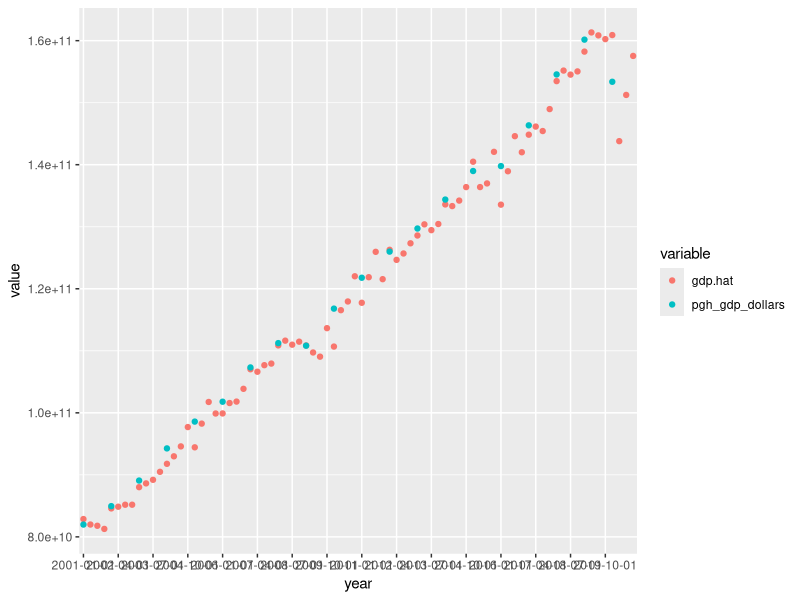
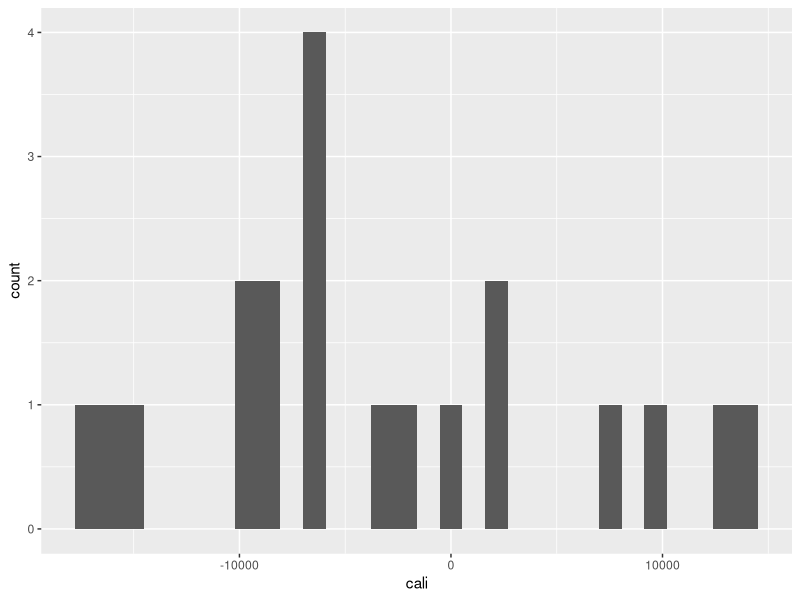
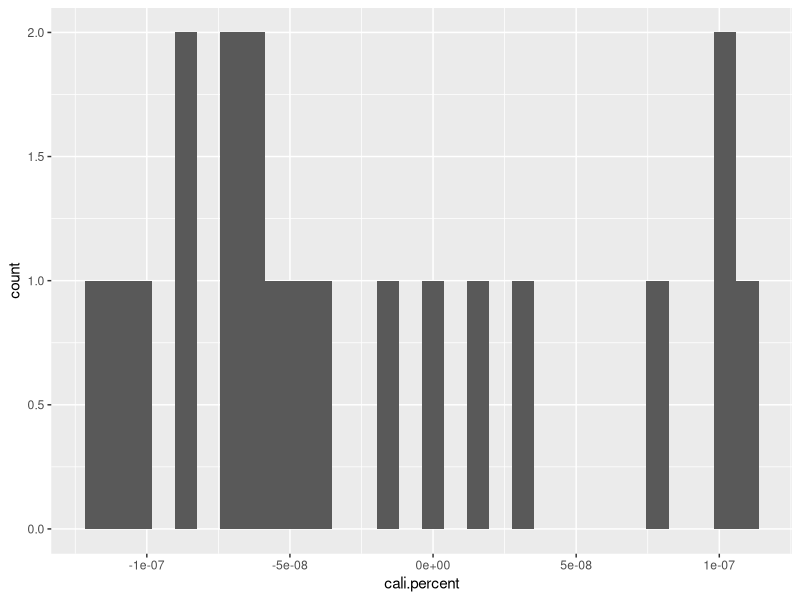
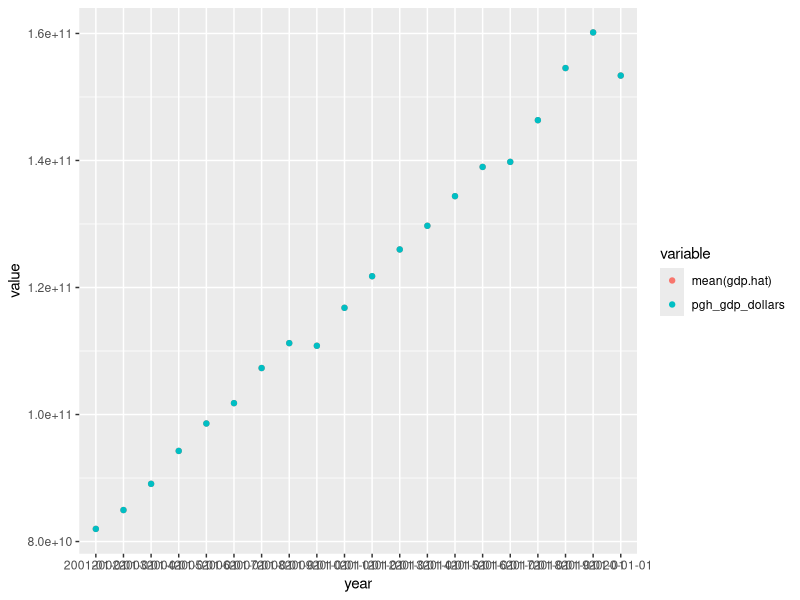
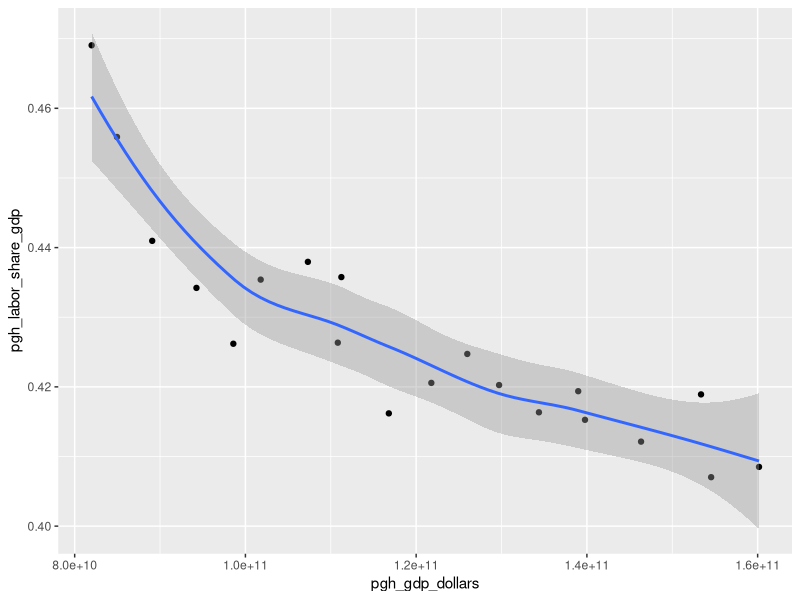
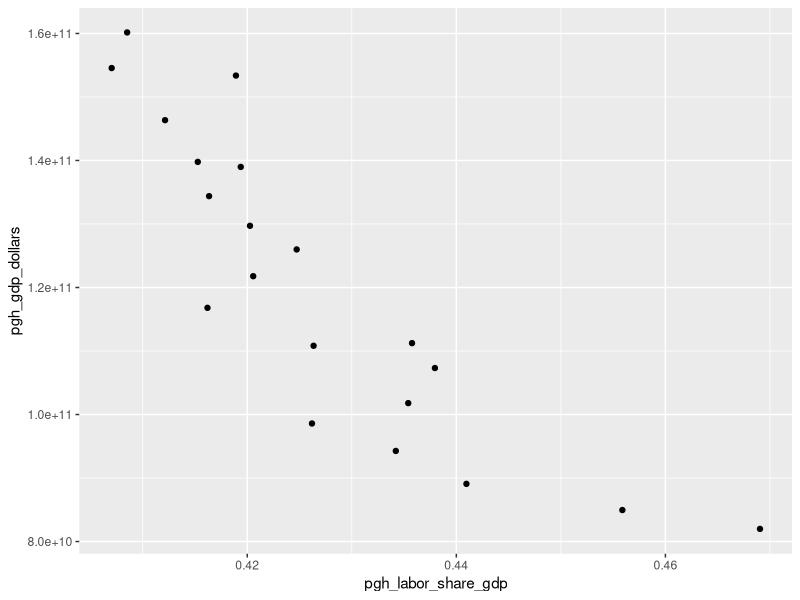

Generate these figures, in order, with R:
## ---- chunk 1
rm(list=ls())
library(tidyverse) 
library(dbplyr) 
library(ggthemes)
library(ggplot2) 

##rm(list=ls())
q.wages <- read.csv("SCAN/quarterly.wages.csv") 
a.wage.data <- read.csv("SCAN/annual.wages.data.csv") 

df <- full_join(q.wages, a.wage.data)
## ---- chunk 2
df$year1 <- substr(df$year, 1, 4)

df$pgh.l.s.g <- df$pgh_labor_share_gdp
df2 <- df %>% 
  fill(pgh.l.s.g)

df2 <- df2 %>% 
  filter(year1 >= 2001 & year < 2021) 
df2$gdp.hat <- ((4 * df2$q_wages_dollars) / (df2$pgh.l.s.g)) 

g <- df2 %>% 
  group_by(year1) %>% 
  summarise(mean(gdp.hat)) 

df3 <- full_join(df2, g)

df3$cali <- df3$pgh_gdp_dollars - df3$`mean(gdp.hat)`

summary(df3$cali)

# make a difference/total real gdp for percent difference 

df3$cali.percent <- df3$cali / df3$pgh_gdp_dollars
## ---- chunk 3
# output calibration values in dollars 
df3$cali.percent.subset <- ifelse(is.na(df3$cali.percent), 0, 
                                  1)
df3.y <- df3 %>% 
  filter(cali.percent.subset == 1)

df3.y$cali

a <- df3.y$year1
a
# inputs
gdp.comp.graph <- df3 %>% 
  select("year", "gdp.hat", "pgh_gdp_dollars") %>% 
  gather(key = "variable", value = "value", -year)
gdp.comp.graph$year <- as.character.Date(gdp.comp.graph$year)

gdp.comp.graph$year1 <- substr(gdp.comp.graph$year, 1, 4)

p2 <- ggplot(data = gdp.comp.graph, mapping = aes(x = year, y = value)) 
p2 + geom_point(aes(color = variable)) + 
  scale_x_discrete(breaks = gdp.comp.graph$year[c(T,F,F,F,F)]) 

## ---- chunk 4
# graph calibration values 
p <- ggplot(data = df3, mapping = aes(x = cali))
p + geom_histogram()

p.p <- ggplot(data = df3, mapping = aes(x = cali.percent))
p.p + geom_histogram() 
summary(df3$cali)
summary(df3$cali.percent)


## ---- chunk 5


## make a percent change in labor share of gdp 
df3.y$labor_share_percentchange <- (((lag(df3.y$pgh_labor_share_gdp) - df3.y$pgh_labor_share_gdp) / lag(df3.y$pgh_labor_share_gdp))  * 100)

summary(df3.y$labor_share_percentchange)

## ---- chunk 6
gdp.graph <- df3.y %>%  
  select("year", "mean(gdp.hat)", "pgh_gdp_dollars") %>% 
  gather(key = "variable", value = "value", -year)

p.g <- ggplot(data = gdp.graph, mapping = aes(x = year, y = value)) 
p.g + geom_point(aes(color = variable))
  
## ---- chunk 7
p <- ggplot(data = df, mapping = aes(x = pgh_gdp_dollars, y = pgh_labor_share_gdp))
p + geom_point() + geom_smooth()

p1 <- ggplot(data = df, mapping = aes(x = pgh_labor_share_gdp, y = pgh_gdp_dollars))
p1 + geom_point() 
## ---- chunk 8
df$gdp_millions <- df$pgh_gdp_dollars * 1000000
fit <- lm(data = df, pgh_gdp_dollars ~ I(1/pgh_labor_share_gdp))
summary(fit) 

fit2 <- lm(data = df, gdp_millions ~ I(1/pgh_labor_share_gdp))
summary(fit2)

fit1 <- lm(data = df, I(1/pgh_labor_share_gdp) ~ pgh_gdp_dollars) 
summary(fit1)
## ---- chunk 9
annual.us <- read.csv("SCAN/Annual.csv") 
q.us <- read.csv("SCAN/Quarterly.csv") 
## clean annual data 

annual.us$labor_share <- annual.us$GDP_BA06RC1A027NBEA
annual.us$year <- substr(annual.us$DATE, 1, 4)
annual.us$gdp_yearly <- annual.us$GDP
annual.us1 <- annual.us  %>% 
  filter(year >= 1983 & year <2021) %>% 
  select("year", "DATE", "labor_share", "gdp_yearly") 

# join annual and quarterly us data 
df.us <- full_join(annual.us1, q.us)



## ---- chunk 10
# gdp it nominal because it had to be in order to get quarterly gdp estimates from yearly gdp using labor share of gdp 
df3$DATE <- df3$year
df3$pghngdp <- df3$gdp.hat
df.output <- df3 %>% 
  select("DATE", "pghngdp")
 
write.csv(df.output, "C:\\Users\\brobs\\Documents\\EstimatedPGHgdp.csv")
